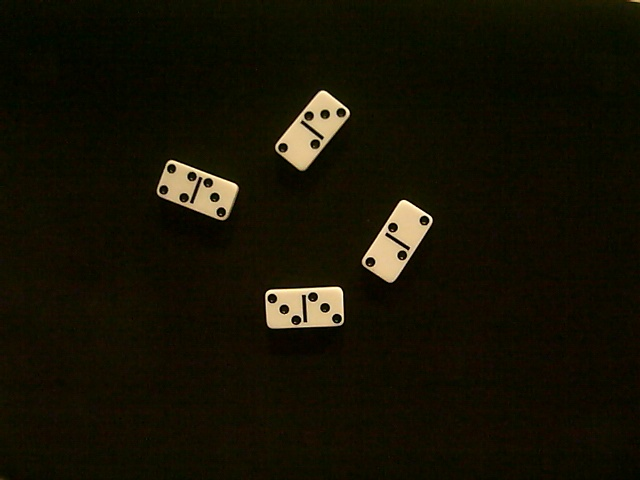
#> input picture vision/fotos_ur3/20230412_194034.jpg, 640 x 480 px
$ python main.py
#> lines starting #> are read from the running program, lines starting #| are printed output that depends on the picture; after the words box and inside, x2 and y2 are one past the last pixel; in counts of white or black regions, pixels touching at a corner belong together
### vision/opencv/preprocessing.py
import cv2 as cv

def preprocessing_img(img, open_size=(1,1), visualize=False):
    """Preprocesamiento de la imagen, aplicando filtros y operaciones morfologicas

    Args:
        img (Mat): Imagen
        open (int): Definir el tamano del kernel para realizar la operacion de apertura
        visualize (bool, optional): Definir si se quiere visualizar o no las imagenes resultantes. Defaults to False.

    Returns:
        processed_img: Imagen procesada.
    """
    # img[:,:,1] = 0
    gray = cv.cvtColor(img, cv.COLOR_BGR2GRAY)
    blur = cv.GaussianBlur(gray, (1,1), cv.BORDER_DEFAULT)

    thresh, binarized = cv.threshold(blur, 0, 255, cv.THRESH_BINARY+cv.THRESH_OTSU)
    kernel = cv.getStructuringElement(cv.MORPH_RECT, open_size)
    morph_img = cv.morphologyEx(binarized, cv.MORPH_OPEN, kernel, iterations=5)

    if visualize:
        cv.imshow("Escala de grises", gray)
        cv.imshow("Imagen binarizada con umbral:", thresh, binarized)
        cv.imshow("Imagen binarizada tras apertura de", open, morph_img)

    return morph_img

### vision/opencv/pieces_detection_v1.py
import cv2 as cv
from typing import List
import numpy as np

from .preprocessing import preprocessing_img

def pieces_detection(img, size: float, preprocess=False, verbose=False, visualize=False) -> List[tuple]:
    """Deteccion de las fichas de domino presentes en la zona

    Args:
        img (Mat): Imagen
        size (float): Area de la imagen total en píxeles
        preprocess (bool, optional): Realizar preprocesamiento de la imagen. Defaults to False.
        verbose (bool, optional): Mostrar mensajes de seguimiento. Defaults to False.
        visualize (bool, optional): Visualizar imágenes intermedias. Defaults to False.

    Returns:
        List[tuple]: Lista de piezas detectadas. Se indica: contorno rectangular, centro, (ancho,alto) y ángulo de rotación de la pieza en º.
    """
    img_i = img.copy()
    # Preprocesamiento de la imagen
    if preprocess:
        processed_img = preprocessing_img(img_i, visualize=False)
    else:
        processed_img = img_i

    # Detectar contornos
    contours, _ = cv.findContours(processed_img, mode=cv.RETR_CCOMP, method=cv.CHAIN_APPROX_SIMPLE)

    if verbose:
        print(f"Hay {len(contours)} contornos")

    # Encontrar solo los contornos que sean de piezas
    pieces = []
    for contour in contours:
        area = cv.contourArea(contour)
        # El tamaño mínimo para un punto
        if area < 1.6e-4*size:
            continue
        center, (width,height), angle = cv.minAreaRect(contour)
        ratio = width/height
        # Para que sea una pieza el ancho debe ser la mitad que el alto y debe ser al menos de un tamaño concreto
        if (ratio > 0.45 or ratio < 0.55) and width*height > 7e-3*size:
            box = np.int64(cv.boxPoints((center, (width,height), angle)))
            pieces.append((box, np.round(center,3), (round(width,3), round(height,3)), round(angle,3)))
            if visualize:
                cv.drawContours(img_i,[box],0,(255,0,0), thickness=2)
                cv.imshow("Deteccion de piezas", img_i)
        if verbose:
            print(f"Area: {area}")
            print(f"Area del rectangulo: {width}*{height} = {width*height}")
            print(f"Tamaño de referencia para reconocer pieza: {7e-3*size}")
    if verbose:
        print(f"Hay {len(pieces)} piezas")

    return pieces

### vision/opencv/pieces_recognition_v1.py
import cv2 as cv
import imutils
from typing import Tuple, List
import numpy as np
import math

from .preprocessing import preprocessing_img
from .pieces_detection_v1 import pieces_detection

def _piece_recognition_from_mask(img: cv.Mat, angle: float, preprocess=False, verbose=False) -> Tuple[str, list, list]:
    """Reconocimiento de pieza que ha sido aislada a partir de una máscara

    Args:
        img: Imagen con la mascara aplicada.
        angle (float): Angulo de rotacion
        preprocess (bool, optional): Realizar preprocesamiento de la imagen. Defaults to False.
        verbose (bool, optional): Mostrar mensajes de seguimiento. Defaults to False.

    Returns:
        Tuple[str, list, list]: Tipo de pieza, contornos de los puntos internos, y contorno de la línea separadora.
    """
    # Preprocesamiento de la imagen
    if preprocess:
        img = preprocessing_img(img, visualize=False)
    # Contornos internos a la pieza
    orig_contours, _ = cv.findContours(img, mode=cv.RETR_CCOMP, method=cv.CHAIN_APPROX_SIMPLE)
    # Si no hay contornos internos (salvo el de la propia pieza), entonces la pieza está del revés
    if len(orig_contours) <= 1:
        return "reves", [], []
    if verbose:
        print(f"Hay {len(orig_contours)} contornos internos")
    # Medimos el área de la pieza para tenerla como referencia
    piece_area = cv.contourArea(orig_contours[0])
    # Diferenciar entre los puntos y la línea separadora
    dot_contours = []
    line_contour = []
    for contour in orig_contours[1:]:
        center_i, size_i, angle_i = cv.minAreaRect(contour)
        box = np.int64(cv.boxPoints((center_i, size_i, angle_i)))
        if size_i[0] == 0:
            # print(f"Alguna medida es 0: {size_i}. Box: {box}")
            continue
        ratio = size_i[1]/size_i[0]
        if ratio > 0.5 and ratio < 2 and size_i[0]*size_i[1] < 0.5*piece_area:
            dot_contours.append(box) # punto
            if verbose:
                print(f"Punto con ratio: {ratio}")
        else:
            line_contour = [box] # línea separadora
            if verbose:
                print(f"Línea con ratio: {ratio}")
    # Giramos la pieza para tenerlo en posición horizontal o vertical
    img = imutils.rotate(img, angle)
    rect_contours, _ = cv.findContours(img, mode=cv.RETR_CCOMP, method=cv.CHAIN_APPROX_SIMPLE)
    # Comprobamos si está en vertical u horizontal
    (x,y,w,h) = cv.boundingRect(rect_contours[0])
    is_vertical = h/w > 1
     # Definimos si comparamos con x o con y
    index_pos = 0
    if is_vertical:
        index_pos = 1
    # Obtenemos las posiciones de la línea separadora y de los puntos
    ref = (0,0)
    dots = []
    for contour in rect_contours[1:]:
        (x,y,w,h) = cv.boundingRect(contour)
        ratio = h/w
        if ratio < 0.5 or ratio > 2:
            ref = (x,y)
        else:
            dots.append((x,y))
        # print(x,y,w,h, h/w)

    # Separamos los puntos en dos grupos
    n_dots_up = len([dot for dot in dots if dot[index_pos] > ref[index_pos]])
    n_dots_down = len([dot for dot in dots if dot[index_pos] < ref[index_pos]])

    # El primer valor siempre debe ser mayor igual que el segundo
    if n_dots_up < n_dots_down:
        aux = n_dots_up
        n_dots_up = n_dots_down
        n_dots_down = aux

    piece_type = f"{n_dots_up}x{n_dots_down}"
    return piece_type, dot_contours, line_contour

def pieces_recognition(img: cv.Mat, size=1e4, preprocess=False, verbose=False, visualize=False) -> List[dict]:
    """Reconocimiento del tipo de pieza utilizando la librería OpenCV. Puede reconocer distintas piezas

    Args:
        img (Mat): Imagen a clasificar
        size (float): Área de la imagen total en píxeles (width*height)
        preprocess (bool, optional): Realizar preprocesamiento de la imagen. Defaults to False.
        verbose (bool): Mostrar mensajes de seguimiento. Defaults to False.
        visualize (bool): Visualizar imágenes intermedias. Defaults to False.
    Returns:
        List[dict]: Lista de piezas reconocidas. Datos de la pieza: contorno, centro en px, (ancho,alto) en px, ángulo de rotación en º y tipo.
    """
    img_i = img.copy()
    # Preprocesamiento de la imagen
    if preprocess:
        processed_img = preprocessing_img(img_i, visualize=False)
    else:
        processed_img = img_i
    pieces = pieces_detection(processed_img, size, verbose=verbose, visualize=False)

    recognitions = []
    for contour, center, (width, height), angle in pieces:
        mask = np.zeros(processed_img.shape, np.uint8)
        cv.fillPoly(mask, [contour], color=(255))
        masked = cv.bitwise_and(processed_img, mask)
        piece_type, dot_contours, line_contour = _piece_recognition_from_mask(masked, angle, verbose=verbose)
        recognitions.append({'contour': contour, 'center': center, 'size_px': (width, height), 'angle': angle, 'type': piece_type})
        if visualize:
            cv.drawContours(img_i,[contour],0,(255,0,0),thickness=2)
            for c in dot_contours:
                radius_c = round(abs(np.sqrt((c[1][0] - c[0][0])**2 + (c[1][1] - c[0][1])**2))/2)
                center_c = c[0] + (c[2] - c[0])/2
                cx = round(center_c[0])
                cy = round(center_c[1])
                cv.circle(img_i, (cx,cy), radius_c, color=(0,255,0), thickness=1)
            if len(line_contour):
                cv.drawContours(img_i,[line_contour[0]],0,(0,0,255),thickness=1)
            cx = round(center[0])
            cy = round(center[1])
            cv.rectangle(img_i, (cx-12, cy-6), (cx+12, cy+6), (255,255,255), thickness=-1)
            cv.putText(img_i, piece_type, (cx-12, cy+3), cv.FONT_HERSHEY_SIMPLEX, 0.3, (0,0,0), 1, cv.LINE_AA)
            cv.imshow("Reconocimiento de piezas", img_i)
        if verbose:
            print(f"Pieza de tipo {piece_type}")

    return recognitions

### vision/opencv/pieces_location.py

import cv2 as cv
import numpy as np
from typing import List, Tuple
PIECE_WIDTH_MM = 19
PIECE_HEIGHT_MM = 38

def get_ratio_px2mm_from_piece(piece: dict) -> float:
    """Obtener el ratio de conversion de pixeles a milimetros, a partir de una pieza.

    Args:
        piece (dict): Datos de la pieza. Sera necesario al menos el ancho en pixeles.

    Returns:
        float: Ratio de conversion
    """
    return PIECE_WIDTH_MM / piece['size_px'][0]

def piece_location(piece: dict, ratio_px2mm: float, verbose=False, img=None, visualize=False) -> Tuple[float, Tuple[float,float], float]:
    """Localizar la pieza con respecto a la imagen o captura realizada

    Args:
        piece (dict): Datos de pieza. Contendra al menos el centro y el tamano en pixeles, asi como el angulo de rotacion.
        ratio_px2mm (float): Ratio de conversion de pixeles a milimetros
        verbose (bool, optional): Mostrar mensajes de seguimiento. Defaults to False.
        img (Mat): Imagen para visualizar. Solo es necesario si visualize es True
        visualize (bool, optional): Visualizar imagen resultante. Defaults to False.

    Returns:
        Tuple[float, Tuple[float,float], float]: _description_
    """
    center = np.round(ratio_px2mm * piece['center'], 2)
    width = round(ratio_px2mm * piece['size_px'][0], 2)
    height = round(ratio_px2mm * piece['size_px'][1], 2)
    if visualize and img is not None:
        cx = round(piece['center'][0])
        cy = round(piece['center'][1])
        cv.rectangle(img, (cx-34, cy-6), (cx+34, cy+6), (255,255,255), thickness=-1)
        cv.putText(img, f"({round(center[0],1)}, {round(center[1],1)})", (cx-33, cy+3), cv.FONT_HERSHEY_SIMPLEX, 0.3, (0,0,0), 1, cv.LINE_AA)
        cv.imshow("Localizacion de piezas", img)
    return center, (width,height), piece['angle']

def pieces_location(pieces: List[dict], verbose=False, img=None, visualize=False) -> List[Tuple[float, Tuple[float,float], float]]:
    """Localizar la pieza con respecto a la imagen o captura realizada

    Args:
        pieces (List[dict]): Piezas estructuradas como una lista de diccionarios. Sera necesario el centro y el tamano en pixeles, asi como el angulo.
        verbose (bool, optional): Mostrar mensajes de seguimiento. Defaults to False.
        img (Mat): Imagen para visualizar. Solo es necesario si visualize es True
        visualize (bool, optional): Visualizar imagen resultante. Defaults to False.

    Returns:
        List[Tuple[float, Tuple[float,float], float]]: Lista de localizaciones. Indica: centro en mm, (ancho,alto) en mm y angulo de rotacion en º.
    """
    if img is not None:
        img_i = img.copy()
    else:
        img_i = img
    ratio_px2mm = get_ratio_px2mm_from_piece(pieces[0])
    locations = []
    for piece in pieces:
        locations.append(piece_location(piece, ratio_px2mm, verbose, img_i, visualize))
    return locations


### vision/main.py
import os
import cv2 as cv
from opencv.piece_recognition_v2 import piece_recognition
from opencv.pieces_recognition_v1 import pieces_recognition
from opencv.pieces_detection_v1 import pieces_detection
from opencv.pieces_location import pieces_location
import time
from datetime import datetime


# tamaño fichas: 3.8x1.9 cm

# [11 lines left out: function test_piece, not called in this run]


def test_with_image(filename, visualize=True):
#> called with filename = 'fotos_ur3/20230412_194034.jpg', visualize = True
    img = cv.imread(filename)
#> img is the input picture: shape (480, 640, 3); mean B, G, R 5.7, 18.4, 21.8
    cv.imshow("Imagen real", img)
    recognitions = pieces_recognition(img, size=img.shape[0]*img.shape[1], preprocess=True, visualize=visualize)
#> in preprocessing_img, `thresh, binarized = cv.threshold(blur, 0, 255, cv.THRESH_BINARY+cv.THR..`:
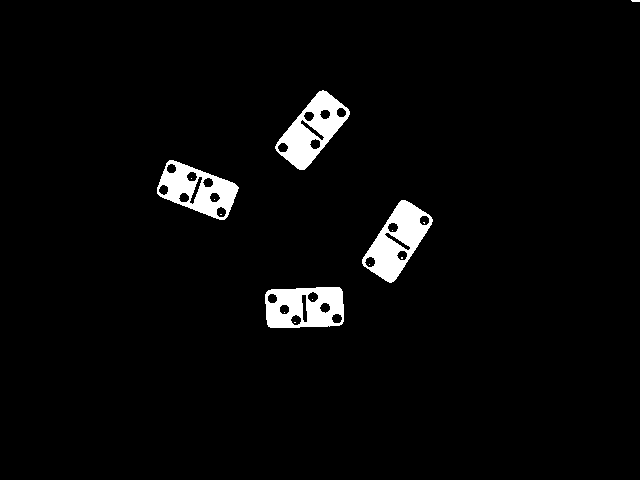
#> binarized: shape (480, 640); 3.3% white; 15 white regions (11 under 20 px)
#> in preprocessing_img, `thresh, binarized = cv.threshold(blur, 0, 255, cv.THRESH_BINARY+cv.THR..`: thresh = 102
#> in pieces_detection, `contours, _ = cv.findContours(processed_img, mode=cv.RETR_CCOMP, metho..`: contours = 41 contours, 11 with area under 20; largest, box (x1, y1, x2, y2) and area: (362, 200, 433, 283) 2972, (275, 90, 350, 170) 2951, (265, 287, 344, 328) 2906, (157, 160, 239, 220) 2866, (301, 294, 308, 323) 128
#> the loop in pieces_detection, `for contour in contours:` made 41 passes
#> (area, center, width, height, angle, ratio, box) on passes 4, 17, 25, 34: (2906.5, (304.1, 307.1), 77.92, 39.41, -1.91, 1.98, [[265, 328], [264, 288], [342, 286], [343, 325]]), (2971.5, (396.9, 240.8), 78.86, 39.39, -57.14, 2, [[392, 284], [358, 263], [401, 196], [434, 218]]), (2865.5, (196.8, 189.6), 39.56, 76.53, -68.96, 0.517, [[225, 221], [153, 194], [168, 157], [239, 184]]), (2951, (311.9, 129.7), 78.31, 39.4, -50.71, 1.99, [[302, 172], [271, 147], [321, 86], [351, 111]])
#> after the loop in pieces_detection, `for contour in contours:`: pieces = 4 items
#> the loop in pieces_recognition, `for contour, center, (width, height), angle in pieces:` made 4 passes
#> (contour, center, width, height, angle, piece_area in _piece_recognition_from_mask) on pass 4: ([[302, 172], [271, 147], [321, 86], [351, 111]], [311.9, 129.7], 78.31, 39.4, -50.71, 2913)
#> pass 1, in pieces_recognition, `masked = cv.bitwise_and(processed_img, mask)`:
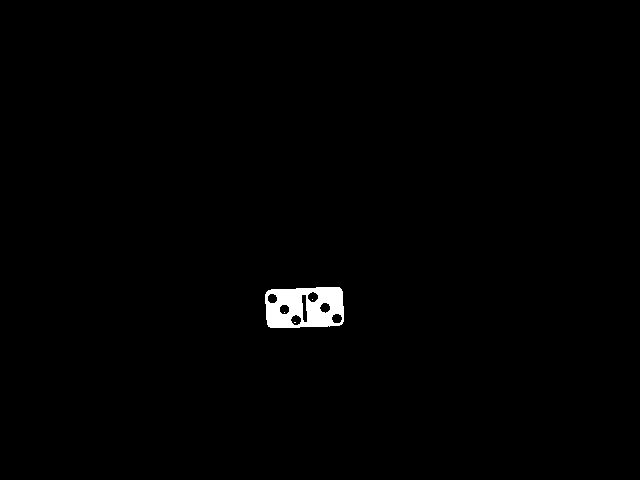
#> masked: shape (480, 640); 0.81% white; 4 white regions (3 under 20 px), largest, box (x1, y1, x2, y2) and area: (265, 287, 344, 328) 2489
#> pass 1, in pieces_recognition, `cv.imshow("Reconocimiento de piezas", img_i)`:
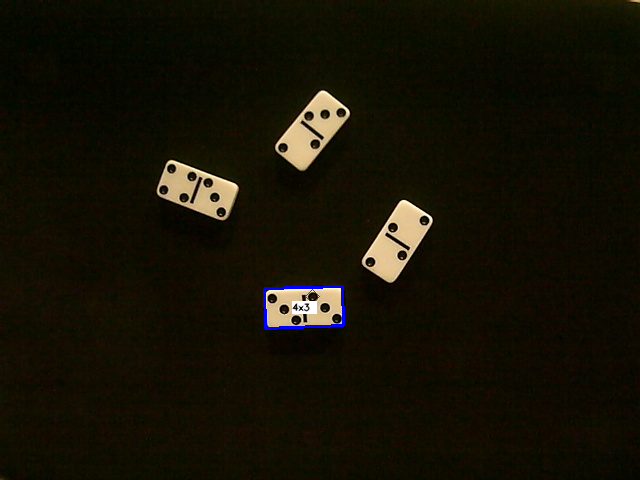
#> window 'Reconocimiento de piezas': shape (480, 640, 3); mean B, G, R 6.2, 18.2, 21.6
#> after the loop in pieces_recognition, `for contour, center, (width, height), angle in pieces:`:
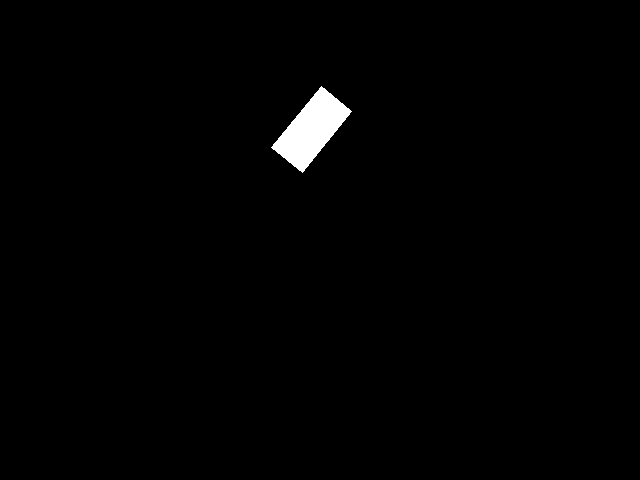
#> mask: shape (480, 640); 1% white; 1 white region, box (x1, y1, x2, y2) and area: (271, 86, 352, 173) 3193
#> after the loop in pieces_recognition, `for contour, center, (width, height), angle in pieces:`:
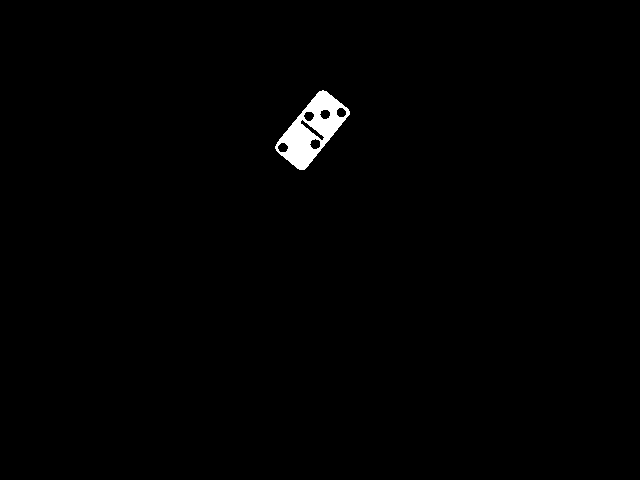
#> masked: shape (480, 640); 0.83% white; 1 white region, box (x1, y1, x2, y2) and area: (275, 90, 350, 170) 2560
#> recognitions = 4 items
    detections = pieces_detection(img, size=img.shape[0]*img.shape[1], preprocess=True, visualize=visualize)
#> call 2 of pieces_detection, with size = 307200, preprocess = True, verbose = False, visualize = True
#> the loop in pieces_detection (call 2), `for contour in contours:` made 41 passes
#> after the loop in pieces_detection (call 2), `for contour in contours:`:
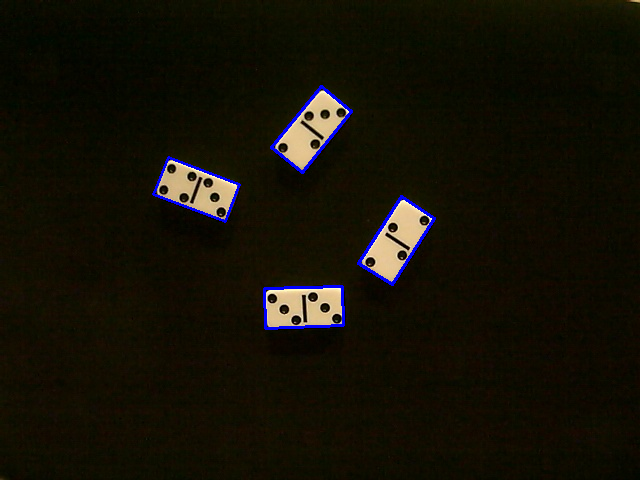
#> img_i: shape (480, 640, 3); 0.93% of pixels changed, all inside (x1, y1, x2, y2) = (152, 85, 436, 330)
#> detections = 4 items
    if len(recognitions):
        print(f"Se han reconocido {len(recognitions)} piezas")
#| Se han reconocido 4 piezas
        locations = pieces_location(recognitions, img=img, visualize=visualize)
#> in pieces_location, `ratio_px2mm = get_ratio_px2mm_from_piece(pieces[0])`: ratio_px2mm = 0.244
#> the loop in pieces_location, `for piece in pieces:` made 4 passes
#> (center in piece_location, width in piece_location, height in piece_location, cx in piece_location, cy in piece_location) on passes 1 to 4: ([74.15, 74.88], 19, 9.61, 304, 307), ([96.78, 58.71], 19.23, 9.61, 397, 241), ([47.98, 46.22], 9.65, 18.66, 197, 190), ([76.06, 31.63], 19.09, 9.61, 312, 130)
#> pass 2, in piece_location (call 2), `cv.imshow("Localizacion de piezas", img)`:
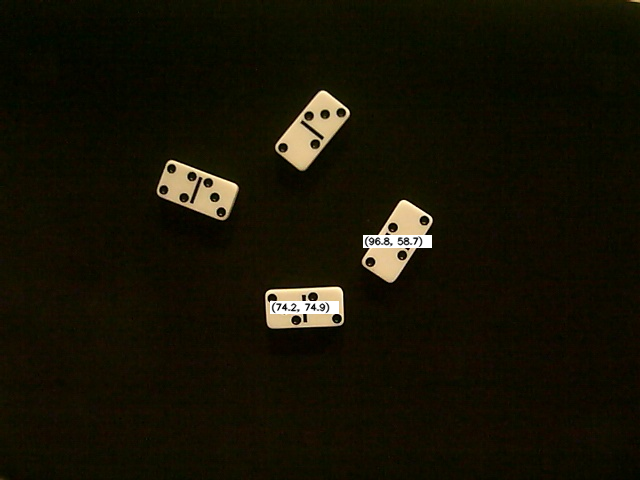
#> window 'Localizacion de piezas': shape (480, 640, 3); mean B, G, R 6.3, 18.8, 22.1
#> after the loop in pieces_location, `for piece in pieces:`: locations = [([74.15, 74.88], (19, 9.61), -1.91), ([96.78, 58.71], (19.23, 9.61), -57.14), ([47.98, 46.22], (9.65, 18.66), -68.96), ([76.06, 31.63], (19.09, 9.61), -50.71)]
        for loc in locations:
            print(loc)
#> this loop made 4 passes
#> loc on passes 1 to 4: ([74.15, 74.88], (19, 9.61), -1.91), ([96.78, 58.71], (19.23, 9.61), -57.14), ([47.98, 46.22], (9.65, 18.66), -68.96), ([76.06, 31.63], (19.09, 9.61), -50.71)
#> (printed output is left out)
        # print(recognitions)
    else:
        print(f"No se ha podido reconocer ninguna pieza")
    cv.waitKey(0)
    cv.destroyAllWindows()

# [27 lines left out: functions test_with_video, save_img, not called in this run]


# Probar directamente desde la cámara
# test_with_video(channel=1)

# Probar con imagen
path_dir = "fotos_ur3/"

for file in os.listdir(path_dir)[0:5]:
    filename = os.path.join(path_dir, file)
    test_with_image(filename)
